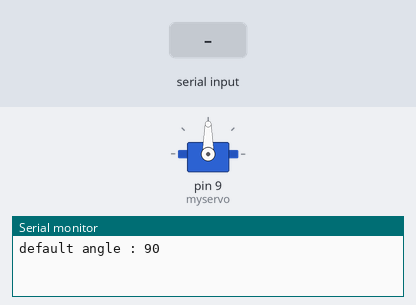
A sketch run on a simulated Arduino Uno, built with avr-gcc and run on an emulated ATmega328P. Parts: servo, the last lines printed to the serial monitor. The inputs (shaded band) are chosen by the test bench.

Above: at 1.2 s.
1.3 s: "90,45\n" received over Serial
At 2.2 s:
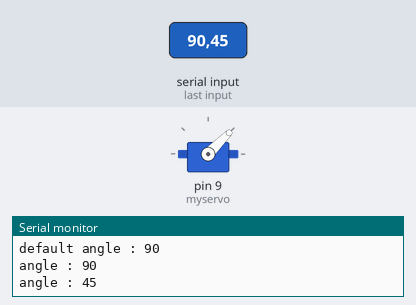
2.8 s: "30,150\n" received over Serial
At 3.3 s:
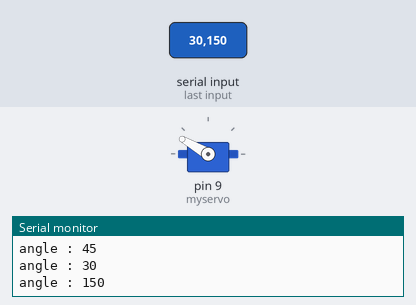
4.3 s: "5\n" received over Serial
At 5.5 s:
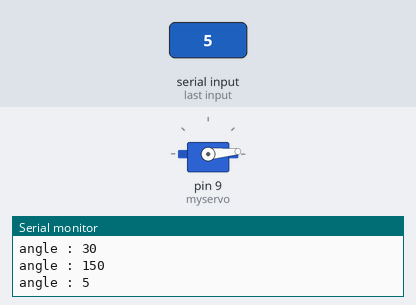
5.8 s: "90\n" received over Serial
At 6.7 s:
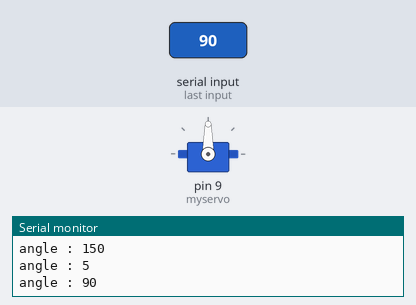
Timing chart, 0 to 8.3 s (numbered marks = the images above; inputs shaded):
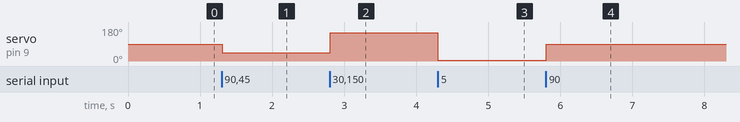

Measured:
- after the input at 1.3 s, servo on pin 9 (myservo): 90° → 45° at once
- after the input at 2.8 s, servo on pin 9 (myservo): 45° → 150° at once
- after the input at 4.3 s, servo on pin 9 (myservo): 150° → 5° at once
- after the input at 5.8 s, servo on pin 9 (myservo): 5° → 90° at once

The sketch:

16_Servo2.ino
```cpp
#include <Servo.h>

Servo myservo;

void setup(){
  myservo.attach(9);
  Serial.begin(9600);
  Serial.println("default angle : 90");
}

void loop(){
    if(Serial.available()){
      int angle=Serial.parseInt();
      char temp = Serial.read(); // parseInt 사용 후 원치않는 0이 입력되는 것을 막아줌
      if(angle>=0 && angle<=180)
      {
        myservo.write(angle);
        Serial.print("angle : ");
        Serial.println(angle);
      }
      else
        Serial.println("입력오류, 0~180 사이의 값을 다시 입력하세요.");
  }
}
```
